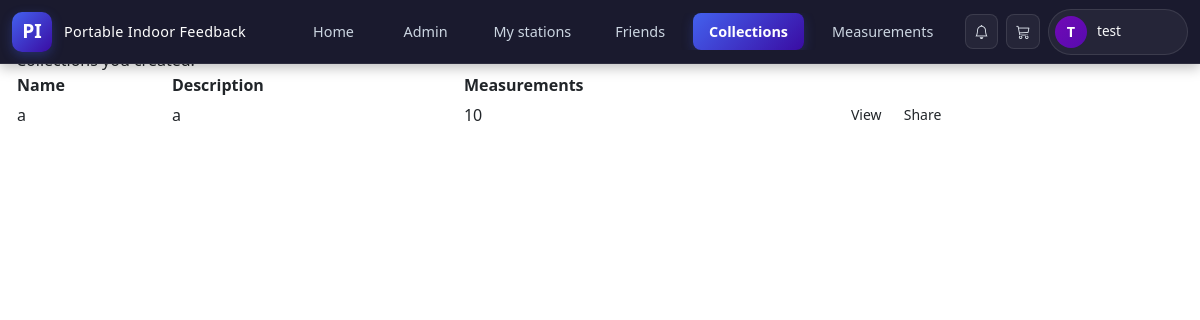
/user/user_collections.php (signed in), run on the app's committed database.
### tables this page shows
CREATE TABLE `collection` (
  `pk_collection` int NOT NULL,
  `name` varchar(50) NOT NULL,
  `description` text,
  `fk_user_creates` varchar(50) NOT NULL
);

### user/user_collections.php (the view, shortened to what this page needs)
<?php
require '../includes/db_connection.php';
$username = $_SESSION['pk_username'] ?? '';
$stmt = mysqli_prepare($link,
    "SELECT c.pk_collection, c.name, c.description,
            COUNT(ct.pkfk_measurement) AS measurement_count
     FROM collection c
     LEFT JOIN contains ct ON ct.pkfk_collection = c.pk_collection
     WHERE c.fk_user_creates = ?
     GROUP BY c.pk_collection
     ORDER BY c.pk_collection DESC"
);
mysqli_stmt_bind_param($stmt, 's', $username);
mysqli_stmt_execute($stmt);
$result = mysqli_stmt_get_result($stmt);
$ownCollections = [];
while ($row = mysqli_fetch_assoc($result)) {
    $ownCollections[] = $row;
}
include '../includes/header.php';
?>
<main class="main-shell">
    <div class="container-xxl px-3">
        <section class="glass-card mb-3">
            <div class="glass-card-header">
                <div>
                    <h1 class="glass-card-title mb-0">
                    </h1>
                    <p class="glass-card-sub mb-0">
                    </p>
                </div>
            </div>
            <?php if (empty($ownCollections)): ?>
                <p class="text-muted mb-0">
                    <?php echo ($lang === 'de')
                        ? 'Du hast noch keine Sammlungen. Bitte wende dich an einen Administrator.'
                        : 'You have no collections yet. Please contact an administrator.'; ?>
                </p>
            <?php else: ?>
                <div class="table-responsive">
                    <table class="table-glass w-100">
                        <thead>
                            <tr>
                                <th><?php echo ($lang === 'de') ? 'Name' : 'Name'; ?></th>
                                <th><?php echo ($lang === 'de') ? 'Beschreibung' : 'Description'; ?></th>
                                <th><?php echo ($lang === 'de') ? 'Messwerte' : 'Measurements'; ?></th>
                                <th></th>
                            </tr>
                        </thead>
                        <tbody>
                            <?php foreach ($ownCollections as $c): ?>
                                <tr>
                                    <td><?php echo htmlspecialchars($c['name']); ?></td>
                                    <td><?php echo htmlspecialchars($c['description'] ?? ''); ?></td>
                                    <td><?php echo (int)$c['measurement_count']; ?></td>
                                    <td>
                                        <a href="collection_view.php?id=<?php echo (int)$c['pk_collection']; ?>"
                                           class="btn btn-chip btn-sm">
                                            <?php echo ($lang === 'de') ? 'Anzeigen' : 'View'; ?>
                                        </a>
                                        <a href="user_sharing.php?id=<?php echo (int)$c['pk_collection']; ?>"
                                           class="btn btn-chip btn-sm">
                                            <?php echo ($lang === 'de') ? 'Teilen' : 'Share'; ?>
                                        </a>
                                    </td>
                                </tr>
                            <?php endforeach; ?>
                        </tbody>
                    </table>
                </div>
            <?php endif; ?>
        </section>
    </div>
</main>

### data on the page
collection: name "a", description "a", measurement_count "10"

### other printed values
$initials "T"
$displayName "test"
